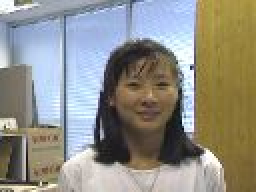
#> input picture image_girl/0001.jpg, 128 x 96 px (shown 2 times larger); its folder holds only this picture in this run
$ python Visual_Target_tracking.py
#> lines starting #> are read from the running program, lines starting #| are printed output that depends on the picture; after the words box and inside, x2 and y2 are one past the last pixel; in counts of white or black regions, pixels touching at a corner belong together
import numpy as np
import cv2

global x_step
global y_step
global R


def image_name(n):
	base_name = 'image_girl'
	if n<10:
		pre = "000"
	elif n<100:
		pre = "00"
	else:
		pre = "0"
	name = base_name + '/'+ str(pre)+ str(n)+'.jpg'
	return name

# [128 lines left out: functions SSD, CC, NCC, not called in this run]


N = 500
T_x = 44
T_y = 72
R = 25
x_step = 5
y_step = 8
video = cv2.VideoWriter('video.avi',cv2.VideoWriter_fourcc(*"XVID"),30,(128,96))
name = image_name(1)
old_img = cv2.imread(name)  #initialize old_img
#> old_img is the input picture: shape (96, 128, 3); mean B, G, R 134.4, 143.2, 144.7
gold_img = cv2.cvtColor(old_img, cv2.COLOR_BGR2GRAY)  #initialize gold_img
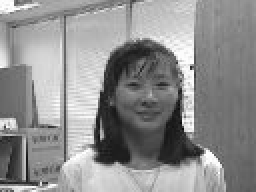
#> gold_img: shape (96, 128) (shown 2 times larger); min 10, max 255, mean 142.6
cv2.circle(old_img, (T_y, T_x), 25, (0, 0, 255), 2) # manuly draw the first circle
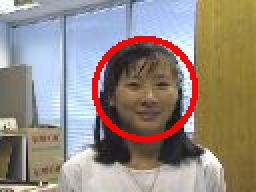
#> old_img: shape (96, 128, 3) (shown 2 times larger); 3.97% of pixels changed, all inside (x1, y1, x2, y2) = (46, 18, 99, 71)
video.write(old_img)

for i in range(2,N):
	name = image_name(i)
	img = cv2.imread(name)
#> (the run stopped early here; a loop or call above may not have finished)
